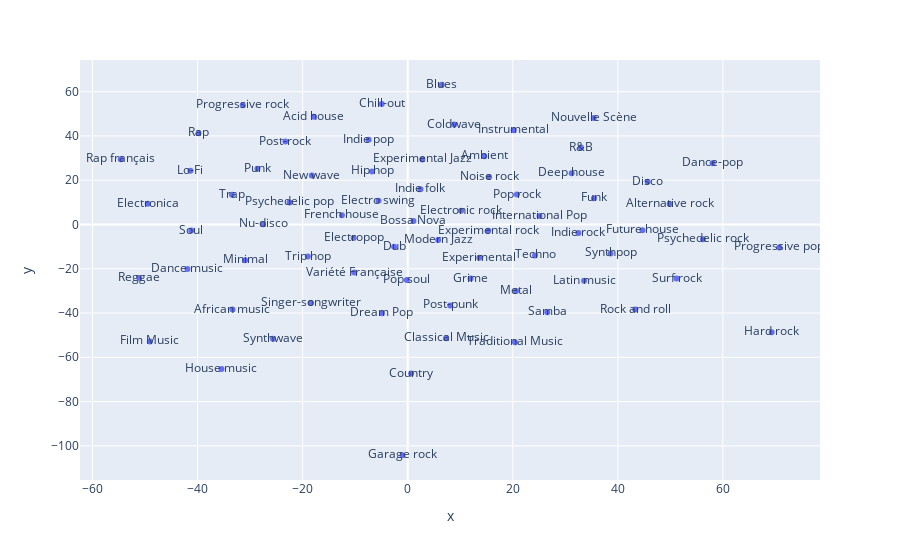

The code cell stored with this chart in its notebook:
### Markdown cell above
#### Band embeddings

### Code cell
# Extract Band embeddings and perform 2D TSNE

b_em = model.get_layer('Band-Embedding')
b_em_weights = b_em.get_weights()[0]

tsne = TSNE(n_components=2, verbose=1, perplexity=40, n_iter=300)
tnse_results = tsne.fit_transform(b_em_weights)

fig = px.scatter(x=tnse_results[:,0], y=tnse_results[:,1], text=[col[:-5] for col in band_data.columns])
fig.show()

### Figure 1 — Plotly figure (JSON) as saved in the notebook; plotly's stock layout.template omitted (floating-point values rounded to 4 significant figures)
{"data": [{"hoverlabel": {"namelength": 0}, "hovertemplate": "x=%{x}<br>y=%{y}<br>text=%{text}", "legendgroup": "", "marker": {"color": "#636efa", "symbol": "circle"}, "mode": "markers+text", "name": "", "showlegend": false, "text": ["Acid house", "African music", "Alternative rock", "Ambient", "Blues", "Bossa Nova", "Chill-out", "Classical Music", "Coldwave", "Country", "Dance music", "Dance-pop", "Deep house", "Disco", "Dream Pop", "Dub", "Electro swing", "Electronic rock", "Electronica", "Electropop", "Experimental", "Experimental Jazz", "Experimental rock", "Film Music", "French house", "Funk", "Future house", "Garage rock", "Grime", "Hard rock", "Hip hop", "House music", "Indie folk", "Indie pop", "Indie rock", "Instrumental", "International Pop", "Latin music", "Lo-Fi", "Metal", "Minimal", "Modern Jazz", "New wave", "Noise rock", "Nouvelle Scène", "Nu-disco", "Pop rock", "Pop soul", "Post-punk", "Post-rock", "Progressive pop", "Progressive rock", "Psychedelic pop", "Psychedelic rock", "Punk", "R&B", "Rap", "Rap français", "Reggae", "Rock and roll", "Samba", "Singer-songwriter", "Soul", "Surf rock", "Synthpop", "Synthwave", "Techno", "Traditional Music", "Trap", "Trip hop", "Variété Française"], "type": "scatter", "x": [-17.88, -33.36, 49.86, 14.58, 6.46, 1.085, -4.95, 7.294, 8.834, 0.6555, -41.93, 58.03, 31.2, 45.67, -4.909, -2.588, -5.568, 10.16, -49.49, -10.3, 13.63, 2.776, 15.33, -49.09, -12.52, 35.45, 44.67, -0.9992, 11.97, 69.28, -6.796, -35.46, 2.426, -7.438, 32.48, 20.17, 25.09, 33.57, -41.38, 20.62, -30.96, 5.797, -18.26, 15.48, 35.42, -27.53, 20.79, -0.157, 8.085, -23.28, 70.72, -31.39, -22.49, 56.21, -28.61, 32.97, -39.82, -54.63, -51.1, 43.31, 26.55, -18.44, -41.2, 51.18, 38.61, -25.65, 24.23, 20.43, -33.45, -19.01, -10.18], "xaxis": "x", "y": [48.7, -38.44, 9.25, 30.85, 63.13, 1.618, 54.44, -51.4, 45.13, -67.36, -20.16, 27.69, 23.2, 19.33, -40.09, -10.08, 10.7, 6.235, 9.415, -6.097, -15.04, 29.4, -2.792, -52.83, 4.132, 11.84, -2.583, -104.3, -24.41, -48.64, 23.96, -65.31, 15.96, 38.27, -3.895, 42.58, 3.806, -25.44, 24.28, -30.01, -16.19, -7.031, 22.07, 21.4, 48.12, 0.04737, 13.54, -25.12, -36.58, 37.49, -10.38, 53.84, 9.955, -6.709, 25.2, 34.77, 41.19, 29.48, -24.13, -38.45, -39.65, -35.43, -2.732, -24.41, -13.11, -51.57, -13.96, -53.23, 13.46, -14.52, -21.71], "yaxis": "y"}], "layout": {"legend": {"tracegroupgap": 0}, "margin": {"t": 60}, "xaxis": {"anchor": "y", "domain": [0, 1], "title": {"text": "x"}}, "yaxis": {"anchor": "x", "domain": [0, 1], "title": {"text": "y"}}}}
